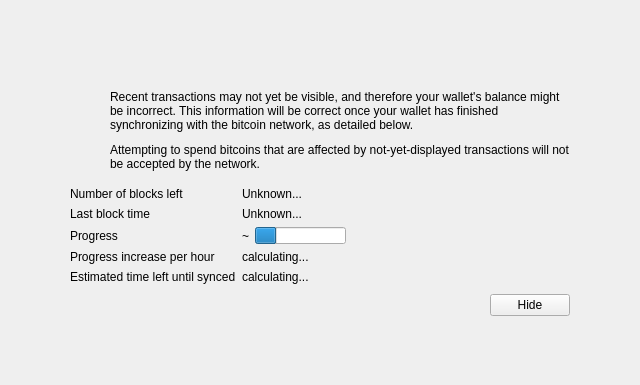
<?xml version="1.0" encoding="UTF-8"?>
<ui version="4.0">
 <class>ModalOverlay</class>
 <widget class="ModalOverlay" name="ModalOverlay">
  <property name="geometry">
   <rect>
    <x>0</x>
    <y>0</y>
    <width>640</width>
    <height>385</height>
   </rect>
  </property>
  <property name="windowTitle">
   <string>Form</string>
  </property>
  <layout class="QVBoxLayout" name="verticalLayout" stretch="0">
   <property name="sizeConstraint">
    <enum>QLayout::SetDefaultConstraint</enum>
   </property>
   <property name="leftMargin">
    <number>0</number>
   </property>
   <property name="topMargin">
    <number>0</number>
   </property>
   <property name="rightMargin">
    <number>0</number>
   </property>
   <property name="bottomMargin">
    <number>0</number>
   </property>
   <item>
    <widget class="QWidget" name="bgWidget" native="true">
     <layout class="QVBoxLayout" name="verticalLayoutMain" stretch="1">
      <property name="leftMargin">
       <number>60</number>
      </property>
      <property name="topMargin">
       <number>60</number>
      </property>
      <property name="rightMargin">
       <number>60</number>
      </property>
      <property name="bottomMargin">
       <number>60</number>
      </property>
      <item>
       <widget class="QWidget" name="contentWidget" native="true">
        <layout class="QVBoxLayout" name="verticalLayoutSub" stretch="1,0,0,0">
         <property name="spacing">
          <number>0</number>
         </property>
         <property name="leftMargin">
          <number>10</number>
         </property>
         <property name="topMargin">
          <number>10</number>
         </property>
         <property name="rightMargin">
          <number>10</number>
         </property>
         <property name="bottomMargin">
          <number>10</number>
         </property>
         <item>
          <layout class="QHBoxLayout" name="horizontalLayoutIconText" stretch="0,1">
           <property name="topMargin">
            <number>20</number>
           </property>
           <item>
            <layout class="QVBoxLayout" name="verticalLayoutIcon">
             <property name="leftMargin">
              <number>0</number>
             </property>
             <item>
              <widget class="QPushButton" name="warningIcon">
               <property name="enabled">
                <bool>false</bool>
               </property>
               <property name="text">
                <string/>
               </property>
               <property name="icon">
                <iconset>
                 <normaloff>:/icons/warning</normaloff>
                 <disabledoff>:/icons/warning</disabledoff>:/icons/warning</iconset>
               </property>
               <property name="iconSize">
                <size>
                 <width>48</width>
                 <height>48</height>
                </size>
               </property>
               <property name="flat">
                <bool>true</bool>
               </property>
              </widget>
             </item>
             <item>
              <spacer name="verticalSpacerWarningIcon">
               <property name="orientation">
                <enum>Qt::Vertical</enum>
               </property>
               <property name="sizeHint" stdset="0">
                <size>
                 <width>20</width>
                 <height>40</height>
                </size>
               </property>
              </spacer>
             </item>
            </layout>
           </item>
           <item>
            <layout class="QVBoxLayout" name="verticalLayoutInfoText">
             <property name="spacing">
              <number>11</number>
             </property>
             <property name="leftMargin">
              <number>0</number>
             </property>
             <property name="topMargin">
              <number>0</number>
             </property>
             <item>
              <widget class="QLabel" name="infoText">
               <property name="text">
                <string>Recent transactions may not yet be visible, and therefore your wallet's balance might be incorrect. This information will be correct once your wallet has finished synchronizing with the bitcoin network, as detailed below.</string>
               </property>
               <property name="textFormat">
                <enum>Qt::RichText</enum>
               </property>
               <property name="wordWrap">
                <bool>true</bool>
               </property>
              </widget>
             </item>
             <item>
              <widget class="QLabel" name="infoTextStrong">
               <property name="font">
                <font>
                 <weight>50</weight>
                 <bold>false</bold>
                </font>
               </property>
               <property name="text">
                <string>Attempting to spend bitcoins that are affected by not-yet-displayed transactions will not be accepted by the network.</string>
               </property>
               <property name="textFormat">
                <enum>Qt::RichText</enum>
               </property>
               <property name="wordWrap">
                <bool>true</bool>
               </property>
              </widget>
             </item>
             <item>
              <spacer name="verticalSpacerInTextSpace">
               <property name="orientation">
                <enum>Qt::Vertical</enum>
               </property>
               <property name="sizeHint" stdset="0">
                <size>
                 <width>20</width>
                 <height>40</height>
                </size>
               </property>
              </spacer>
             </item>
            </layout>
           </item>
          </layout>
         </item>
         <item>
          <spacer name="verticalSpacerAfterText">
           <property name="orientation">
            <enum>Qt::Vertical</enum>
           </property>
           <property name="sizeHint" stdset="0">
            <size>
             <width>20</width>
             <height>40</height>
            </size>
           </property>
          </spacer>
         </item>
         <item>
          <layout class="QFormLayout" name="formLayout">
           <property name="fieldGrowthPolicy">
            <enum>QFormLayout::FieldsStayAtSizeHint</enum>
           </property>
           <property name="horizontalSpacing">
            <number>6</number>
           </property>
           <property name="verticalSpacing">
            <number>6</number>
           </property>
           <property name="topMargin">
            <number>10</number>
           </property>
           <item row="0" column="0">
            <widget class="QLabel" name="labelNumberOfBlocksLeft">
             <property name="font">
              <font>
               <weight>50</weight>
               <bold>false</bold>
              </font>
             </property>
             <property name="text">
              <string>Number of blocks left</string>
             </property>
            </widget>
           </item>
           <item row="0" column="1">
            <widget class="QLabel" name="numberOfBlocksLeft">
             <property name="text">
              <string>Unknown...</string>
             </property>
            </widget>
           </item>
           <item row="1" column="0">
            <widget class="QLabel" name="labelLastBlockTime">
             <property name="font">
              <font>
               <weight>50</weight>
               <bold>false</bold>
              </font>
             </property>
             <property name="text">
              <string>Last block time</string>
             </property>
            </widget>
           </item>
           <item row="1" column="1">
            <widget class="QLabel" name="newestBlockDate">
             <property name="sizePolicy">
              <sizepolicy hsizetype="Maximum" vsizetype="Preferred">
               <horstretch>0</horstretch>
               <verstretch>0</verstretch>
              </sizepolicy>
             </property>
             <property name="text">
              <string>Unknown...</string>
             </property>
            </widget>
           </item>
           <item row="2" column="0">
            <widget class="QLabel" name="labelSyncDone">
             <property name="font">
              <font>
               <weight>50</weight>
               <bold>false</bold>
              </font>
             </property>
             <property name="text">
              <string>Progress</string>
             </property>
            </widget>
           </item>
           <item row="2" column="1">
            <layout class="QHBoxLayout" name="horizontalLayoutSync" stretch="0,1">
             <item>
              <widget class="QLabel" name="percentageProgress">
               <property name="text">
                <string notr="true">~</string>
               </property>
              </widget>
             </item>
             <item>
              <widget class="QProgressBar" name="progressBar">
               <property name="value">
                <number>24</number>
               </property>
               <property name="format">
                <string/>
               </property>
              </widget>
             </item>
            </layout>
           </item>
           <item row="4" column="0">
            <widget class="QLabel" name="labelProgressIncrease">
             <property name="font">
              <font>
               <weight>50</weight>
               <bold>false</bold>
              </font>
             </property>
             <property name="text">
              <string>Progress increase per hour</string>
             </property>
            </widget>
           </item>
           <item row="4" column="1">
            <widget class="QLabel" name="progressIncreasePerH">
             <property name="text">
              <string>calculating...</string>
             </property>
            </widget>
           </item>
           <item row="5" column="0">
            <widget class="QLabel" name="labelEstimatedTimeLeft">
             <property name="font">
              <font>
               <weight>50</weight>
               <bold>false</bold>
              </font>
             </property>
             <property name="text">
              <string>Estimated time left until synced</string>
             </property>
            </widget>
           </item>
           <item row="5" column="1">
            <widget class="QLabel" name="expectedTimeLeft">
             <property name="text">
              <string>calculating...</string>
             </property>
            </widget>
           </item>
          </layout>
         </item>
         <item>
          <layout class="QHBoxLayout" name="horizontalLayoutButtons">
           <property name="leftMargin">
            <number>10</number>
           </property>
           <property name="topMargin">
            <number>10</number>
           </property>
           <item>
            <spacer name="horizontalSpacer">
             <property name="orientation">
              <enum>Qt::Horizontal</enum>
             </property>
             <property name="sizeHint" stdset="0">
              <size>
               <width>40</width>
               <height>20</height>
              </size>
             </property>
            </spacer>
           </item>
           <item>
            <widget class="QPushButton" name="closeButton">
             <property name="text">
              <string>Hide</string>
             </property>
            </widget>
           </item>
          </layout>
         </item>
        </layout>
       </widget>
      </item>
     </layout>
    </widget>
   </item>
  </layout>
 </widget>
 <customwidgets>
  <customwidget>
   <class>ModalOverlay</class>
   <extends>QWidget</extends>
   <header>modaloverlay.h</header>
   <container>1</container>
  </customwidget>
 </customwidgets>
 <resources/>
 <connections/>
</ui>
